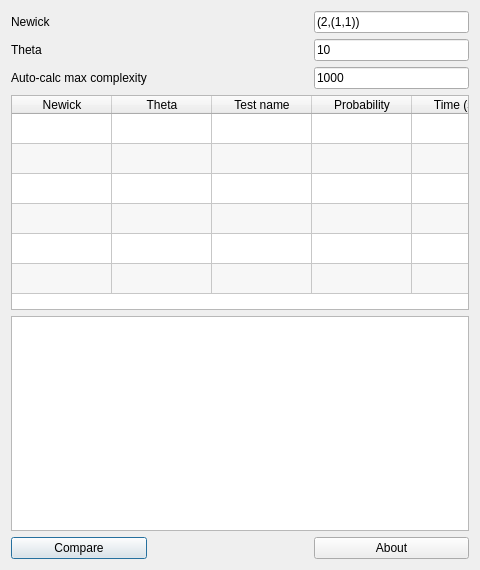
<?xml version="1.0" encoding="UTF-8"?>
<ui version="4.0">
 <class>QtTestNewickDialog</class>
 <widget class="QDialog" name="QtTestNewickDialog">
  <property name="geometry">
   <rect>
    <x>0</x>
    <y>0</y>
    <width>480</width>
    <height>570</height>
   </rect>
  </property>
  <property name="windowTitle">
   <string>TestNewickDialog</string>
  </property>
  <layout class="QGridLayout" name="gridLayout">
   <item row="0" column="0">
    <widget class="QLabel" name="label_newick">
     <property name="text">
      <string>Newick</string>
     </property>
    </widget>
   </item>
   <item row="0" column="3">
    <widget class="QLineEdit" name="edit_newick">
     <property name="text">
      <string>(2,(1,1))</string>
     </property>
    </widget>
   </item>
   <item row="1" column="0">
    <widget class="QLabel" name="label_theta">
     <property name="text">
      <string>Theta</string>
     </property>
    </widget>
   </item>
   <item row="1" column="3">
    <widget class="QLineEdit" name="edit_theta">
     <property name="text">
      <string>10</string>
     </property>
    </widget>
   </item>
   <item row="2" column="0" colspan="2">
    <widget class="QLabel" name="label_max_complexity">
     <property name="text">
      <string>Auto-calc max complexity</string>
     </property>
    </widget>
   </item>
   <item row="2" column="3">
    <widget class="QLineEdit" name="edit_max_complexity">
     <property name="text">
      <string>1000</string>
     </property>
    </widget>
   </item>
   <item row="5" column="0" colspan="4">
    <widget class="QPlainTextEdit" name="text">
     <property name="readOnly">
      <bool>true</bool>
     </property>
    </widget>
   </item>
   <item row="6" column="0" colspan="2">
    <widget class="QPushButton" name="button_compare">
     <property name="sizePolicy">
      <sizepolicy hsizetype="Preferred" vsizetype="Fixed">
       <horstretch>0</horstretch>
       <verstretch>0</verstretch>
      </sizepolicy>
     </property>
     <property name="text">
      <string>Compare</string>
     </property>
    </widget>
   </item>
   <item row="6" column="3">
    <widget class="QPushButton" name="button_about">
     <property name="sizePolicy">
      <sizepolicy hsizetype="Preferred" vsizetype="Fixed">
       <horstretch>0</horstretch>
       <verstretch>0</verstretch>
      </sizepolicy>
     </property>
     <property name="text">
      <string>About</string>
     </property>
    </widget>
   </item>
   <item row="3" column="0" colspan="4">
    <widget class="QTableWidget" name="table">
     <property name="verticalScrollBarPolicy">
      <enum>Qt::ScrollBarAlwaysOff</enum>
     </property>
     <property name="horizontalScrollBarPolicy">
      <enum>Qt::ScrollBarAlwaysOff</enum>
     </property>
     <property name="alternatingRowColors">
      <bool>true</bool>
     </property>
     <property name="selectionMode">
      <enum>QAbstractItemView::ExtendedSelection</enum>
     </property>
     <property name="rowCount">
      <number>6</number>
     </property>
     <attribute name="horizontalHeaderDefaultSectionSize">
      <number>100</number>
     </attribute>
     <attribute name="verticalHeaderVisible">
      <bool>false</bool>
     </attribute>
     <row/>
     <row/>
     <row/>
     <row/>
     <row/>
     <row/>
     <column>
      <property name="text">
       <string>Newick</string>
      </property>
     </column>
     <column>
      <property name="text">
       <string>Theta</string>
      </property>
     </column>
     <column>
      <property name="text">
       <string>Test name</string>
      </property>
     </column>
     <column>
      <property name="text">
       <string>Probability</string>
      </property>
     </column>
     <column>
      <property name="text">
       <string>Time (sec)</string>
      </property>
     </column>
    </widget>
   </item>
   <item row="6" column="2">
    <spacer name="horizontalSpacer">
     <property name="orientation">
      <enum>Qt::Horizontal</enum>
     </property>
     <property name="sizeHint" stdset="0">
      <size>
       <width>40</width>
       <height>20</height>
      </size>
     </property>
    </spacer>
   </item>
  </layout>
 </widget>
 <layoutdefault spacing="6" margin="11"/>
 <resources/>
 <connections/>
</ui>
